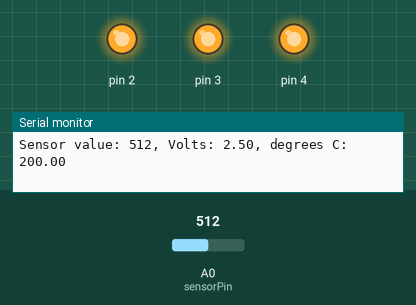
This sketch was run on a simulated Arduino Uno, built with avr-gcc and run on an emulated ATmega328P. On the bench: output pins drawn as LEDs (lit = HIGH), the last lines printed to the serial monitor. The test bench sets the inputs (shaded band); at power-on: A0 (sensorPin) = 512.

Above: at 1.2 s.
1.3 s: A0 (sensorPin) set to 177
4.3 s: A0 (sensorPin) set to 167
At 5.3 s:
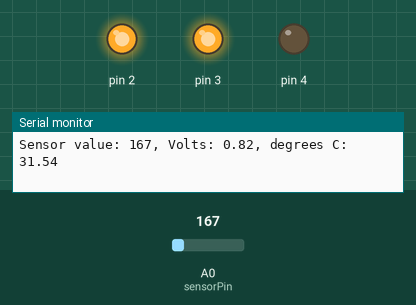
5.8 s: A0 (sensorPin) set to 122
At 6.7 s:
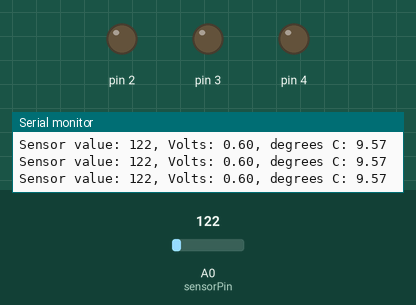
7.3 s: A0 (sensorPin) set to 1023
At 8.3 s:
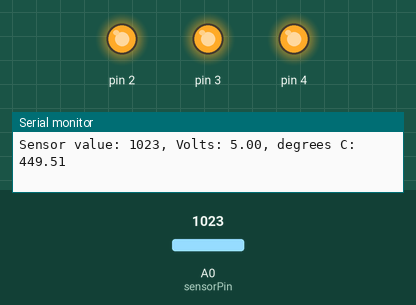
8.8 s: A0 (sensorPin) set to 0
At 9.9 s:
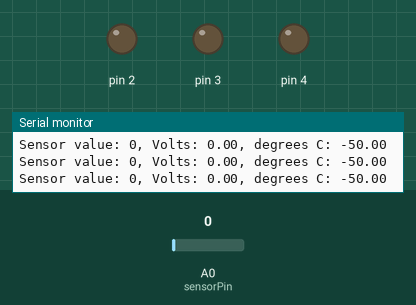
Timing chart, 0 to 11.3 s (numbered marks = the images above; inputs shaded):
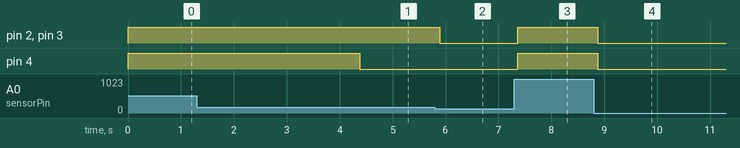

The sketch:

sketch_may9a.ino
```cpp
const int sensorPin = A0;
const float baselineTemp = 26.0;

void setup() {
  // put your setup code here, to run once:
  Serial.begin(9600);

  for (int pin = 2; pin < 5; pin++){
    pinMode(pin, OUTPUT);
    digitalWrite(pin, LOW);
  }
}

void loop() {
  // put your main code here, to run repeatedly:

  int sensorVal = analogRead(sensorPin);

  Serial.print("Sensor value: ");
  Serial.print(sensorVal);


  float voltage = (sensorVal/1024.0) * 5.0;

  Serial.print(", Volts: ");
  Serial.print(voltage);

  Serial.print(", degrees C: ");
  float temperature = (voltage - .5) * 100;
  Serial.println(temperature);

  if (temperature < baselineTemp + 2){
    digitalWrite(2, LOW);
    digitalWrite(3, LOW);
    digitalWrite(4, LOW);
  }

  else if (temperature >= baselineTemp+2 && temperature < baselineTemp+4){
    digitalWrite(2, HIGH);
    digitalWrite(3, LOW);
    digitalWrite(4, LOW);
  }

  else if (temperature >= baselineTemp+4 && temperature < baselineTemp+6){
    digitalWrite(2, HIGH);
    digitalWrite(3, HIGH);
    digitalWrite(4, LOW);
  }

  else if (temperature >= baselineTemp+6){
    digitalWrite(2, HIGH);
    digitalWrite(3, HIGH);
    digitalWrite(4, HIGH);
  }


  delay(1);
}
```

Measured:
- the behaviour switches between 168 and 167 on A0 (sensorPin) (found by bisection; images 0 and 1)
- after the input at 4.3 s, pin 4: HIGH → LOW after 0.08 s
- after the input at 5.8 s, pin 2, pin 3: HIGH → LOW after 0.09 s
- after the input at 7.3 s, pin 2–4: LOW → HIGH after 0.07 s
- after the input at 8.8 s, pin 2–4: HIGH → LOW after 0.08 s
